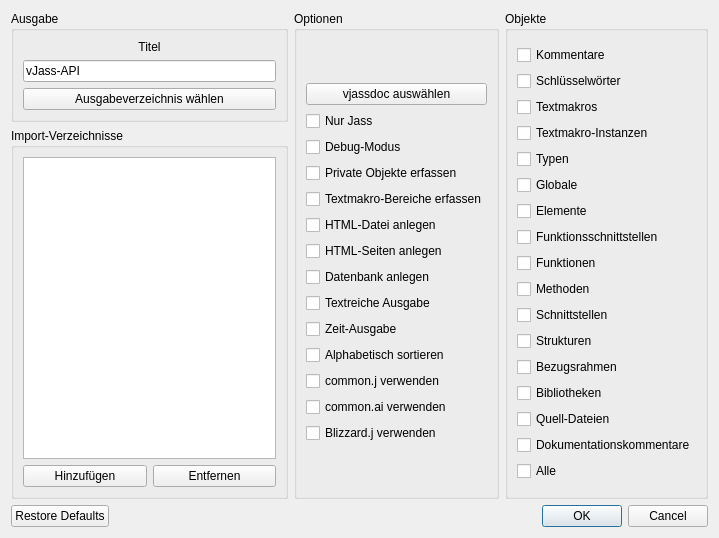
<ui version="4.0" >
 <author>Tamino Dauth</author>
 <class>VjassdocDialog</class>
 <widget class="QDialog" name="VjassdocDialog" >
  <property name="windowModality" >
   <enum>Qt::NonModal</enum>
  </property>
  <property name="geometry" >
   <rect>
    <x>0</x>
    <y>0</y>
    <width>719</width>
    <height>538</height>
   </rect>
  </property>
  <property name="windowTitle" >
   <string>API-Dokumentation erstellen</string>
  </property>
  <property name="windowIcon" >
   <iconset resource="../vjasside.qrc" >:/images/vjasside.png</iconset>
  </property>
  <property name="modal" >
   <bool>true</bool>
  </property>
  <layout class="QGridLayout" >
   <item row="0" column="0" >
    <widget class="QGroupBox" name="titleGroupBox" >
     <property name="title" >
      <string>Ausgabe</string>
     </property>
     <layout class="QGridLayout" >
      <item row="0" column="0" >
       <layout class="QVBoxLayout" >
        <item>
         <widget class="QLabel" name="titleLabel" >
          <property name="text" >
           <string>Titel</string>
          </property>
          <property name="alignment" >
           <set>Qt::AlignCenter</set>
          </property>
         </widget>
        </item>
        <item>
         <widget class="QLineEdit" name="titleLineEdit" >
          <property name="text" >
           <string>vJass-API</string>
          </property>
         </widget>
        </item>
        <item>
         <widget class="QPushButton" name="chooseDirPushButton" >
          <property name="text" >
           <string>Ausgabeverzeichnis wählen</string>
          </property>
         </widget>
        </item>
       </layout>
      </item>
     </layout>
    </widget>
   </item>
   <item rowspan="2" row="0" column="1" >
    <widget class="QGroupBox" name="optionsGroupBox" >
     <property name="title" >
      <string>Optionen</string>
     </property>
     <layout class="QGridLayout" >
      <item row="0" column="0" >
       <layout class="QVBoxLayout" >
        <item>
         <widget class="QPushButton" name="selectVjassdocPushButton" >
          <property name="text" >
           <string>vjassdoc auswählen</string>
          </property>
         </widget>
        </item>
        <item>
         <widget class="QCheckBox" name="jassCheckBox" >
          <property name="text" >
           <string>Nur Jass</string>
          </property>
          <property name="checked" >
           <bool>false</bool>
          </property>
          <property name="tristate" >
           <bool>false</bool>
          </property>
         </widget>
        </item>
        <item>
         <widget class="QCheckBox" name="debugCheckBox" >
          <property name="text" >
           <string>Debug-Modus</string>
          </property>
         </widget>
        </item>
        <item>
         <widget class="QCheckBox" name="privateCheckBox" >
          <property name="text" >
           <string>Private Objekte erfassen</string>
          </property>
         </widget>
        </item>
        <item>
         <widget class="QCheckBox" name="textmacrosCheckBox" >
          <property name="text" >
           <string>Textmakro-Bereiche erfassen</string>
          </property>
          <property name="checked" >
           <bool>false</bool>
          </property>
         </widget>
        </item>
        <item>
         <widget class="QCheckBox" name="htmlCheckBox" >
          <property name="text" >
           <string>HTML-Datei anlegen</string>
          </property>
          <property name="checked" >
           <bool>false</bool>
          </property>
         </widget>
        </item>
        <item>
         <widget class="QCheckBox" name="pagesCheckBox" >
          <property name="text" >
           <string>HTML-Seiten anlegen</string>
          </property>
          <property name="checked" >
           <bool>false</bool>
          </property>
         </widget>
        </item>
        <item>
         <widget class="QCheckBox" name="databaseCheckBox" >
          <property name="text" >
           <string>Datenbank anlegen</string>
          </property>
         </widget>
        </item>
        <item>
         <widget class="QCheckBox" name="verboseCheckBox" >
          <property name="text" >
           <string>Textreiche Ausgabe</string>
          </property>
         </widget>
        </item>
        <item>
         <widget class="QCheckBox" name="timeCheckBox" >
          <property name="text" >
           <string>Zeit-Ausgabe</string>
          </property>
         </widget>
        </item>
        <item>
         <widget class="QCheckBox" name="alphabeticalCheckBox" >
          <property name="text" >
           <string>Alphabetisch sortieren</string>
          </property>
          <property name="checked" >
           <bool>false</bool>
          </property>
         </widget>
        </item>
        <item>
         <widget class="QCheckBox" name="useCommonjCheckBox" >
          <property name="toolTip" >
           <string>Die common.j-Datei enthält die Deklarationen aller nativen Grundfunktionen der Skriptsprache Jass.</string>
          </property>
          <property name="text" >
           <string>common.j verwenden</string>
          </property>
         </widget>
        </item>
        <item>
         <widget class="QCheckBox" name="useCommonaiCheckBox" >
          <property name="toolTip" >
           <string>Die common.ai-Datei enthält alle standardmäßigen Funktionen bezüglich der künstlichen Intelligenz in Warcraft 3.</string>
          </property>
          <property name="text" >
           <string>common.ai verwenden</string>
          </property>
         </widget>
        </item>
        <item>
         <widget class="QCheckBox" name="useBlizzardjCheckBox" >
          <property name="text" >
           <string>Blizzard.j verwenden</string>
          </property>
         </widget>
        </item>
       </layout>
      </item>
     </layout>
    </widget>
   </item>
   <item rowspan="2" row="0" column="2" >
    <widget class="QGroupBox" name="objectGroupBox" >
     <property name="title" >
      <string>Objekte</string>
     </property>
     <layout class="QGridLayout" >
      <item row="0" column="0" >
       <layout class="QVBoxLayout" >
        <item>
         <widget class="QCheckBox" name="commentCheckBox" >
          <property name="text" >
           <string>Kommentare</string>
          </property>
         </widget>
        </item>
        <item>
         <widget class="QCheckBox" name="keywordCheckBox" >
          <property name="text" >
           <string>Schlüsselwörter</string>
          </property>
         </widget>
        </item>
        <item>
         <widget class="QCheckBox" name="textMacroCheckBox" >
          <property name="text" >
           <string>Textmakros</string>
          </property>
         </widget>
        </item>
        <item>
         <widget class="QCheckBox" name="textMacroInstanceCheckBox" >
          <property name="text" >
           <string>Textmakro-Instanzen</string>
          </property>
         </widget>
        </item>
        <item>
         <widget class="QCheckBox" name="typeCheckBox" >
          <property name="text" >
           <string>Typen</string>
          </property>
         </widget>
        </item>
        <item>
         <widget class="QCheckBox" name="globalCheckBox" >
          <property name="text" >
           <string>Globale</string>
          </property>
         </widget>
        </item>
        <item>
         <widget class="QCheckBox" name="memberCheckBox" >
          <property name="text" >
           <string>Elemente</string>
          </property>
         </widget>
        </item>
        <item>
         <widget class="QCheckBox" name="functionInterfaceCheckBox" >
          <property name="text" >
           <string>Funktionsschnittstellen</string>
          </property>
         </widget>
        </item>
        <item>
         <widget class="QCheckBox" name="functionCheckBox" >
          <property name="text" >
           <string>Funktionen</string>
          </property>
         </widget>
        </item>
        <item>
         <widget class="QCheckBox" name="methodCheckBox" >
          <property name="text" >
           <string>Methoden</string>
          </property>
         </widget>
        </item>
        <item>
         <widget class="QCheckBox" name="interfaceCheckBox" >
          <property name="text" >
           <string>Schnittstellen</string>
          </property>
         </widget>
        </item>
        <item>
         <widget class="QCheckBox" name="structCheckBox" >
          <property name="text" >
           <string>Strukturen</string>
          </property>
         </widget>
        </item>
        <item>
         <widget class="QCheckBox" name="scopeCheckBox" >
          <property name="text" >
           <string>Bezugsrahmen</string>
          </property>
         </widget>
        </item>
        <item>
         <widget class="QCheckBox" name="libraryCheckBox" >
          <property name="text" >
           <string>Bibliotheken</string>
          </property>
         </widget>
        </item>
        <item>
         <widget class="QCheckBox" name="sourceFileCheckBox" >
          <property name="text" >
           <string>Quell-Dateien</string>
          </property>
         </widget>
        </item>
        <item>
         <widget class="QCheckBox" name="docCommentCheckBox" >
          <property name="text" >
           <string>Dokumentationskommentare</string>
          </property>
         </widget>
        </item>
        <item>
         <widget class="QCheckBox" name="allCheckBox" >
          <property name="text" >
           <string>Alle</string>
          </property>
         </widget>
        </item>
       </layout>
      </item>
     </layout>
    </widget>
   </item>
   <item row="1" column="0" >
    <widget class="QGroupBox" name="importDirsGroupBox" >
     <property name="title" >
      <string>Import-Verzeichnisse</string>
     </property>
     <layout class="QGridLayout" >
      <item row="0" column="0" >
       <widget class="QListWidget" name="importDirListWidget" >
        <property name="selectionMode" >
         <enum>QAbstractItemView::MultiSelection</enum>
        </property>
       </widget>
      </item>
      <item row="1" column="0" >
       <layout class="QHBoxLayout" >
        <item>
         <widget class="QPushButton" name="addImportDirPushButton" >
          <property name="maximumSize" >
           <size>
            <width>16777215</width>
            <height>16777215</height>
           </size>
          </property>
          <property name="text" >
           <string>Hinzufügen</string>
          </property>
          <property name="icon" >
           <iconset resource="../vjasside.qrc" >:/images/actions/list-add.png</iconset>
          </property>
         </widget>
        </item>
        <item>
         <widget class="QPushButton" name="removeImportDirsPushButton" >
          <property name="maximumSize" >
           <size>
            <width>16777215</width>
            <height>16777215</height>
           </size>
          </property>
          <property name="text" >
           <string>Entfernen</string>
          </property>
          <property name="icon" >
           <iconset resource="../vjasside.qrc" >:/images/actions/list-remove.png</iconset>
          </property>
         </widget>
        </item>
       </layout>
      </item>
     </layout>
    </widget>
   </item>
   <item row="2" column="0" colspan="3" >
    <widget class="QDialogButtonBox" name="buttonBox" >
     <property name="standardButtons" >
      <set>QDialogButtonBox::Cancel|QDialogButtonBox::NoButton|QDialogButtonBox::Ok|QDialogButtonBox::RestoreDefaults</set>
     </property>
    </widget>
   </item>
  </layout>
 </widget>
 <resources>
  <include location="../vjasside.qrc" />
 </resources>
 <connections>
  <connection>
   <sender>htmlCheckBox</sender>
   <signal>clicked(bool)</signal>
   <receiver>pagesCheckBox</receiver>
   <slot>setEnabled(bool)</slot>
   <hints>
    <hint type="sourcelabel" >
     <x>477</x>
     <y>229</y>
    </hint>
    <hint type="destinationlabel" >
     <x>477</x>
     <y>261</y>
    </hint>
   </hints>
  </connection>
  <connection>
   <sender>buttonBox</sender>
   <signal>accepted()</signal>
   <receiver>VjassdocDialog</receiver>
   <slot>accept()</slot>
   <hints>
    <hint type="sourcelabel" >
     <x>592</x>
     <y>518</y>
    </hint>
    <hint type="destinationlabel" >
     <x>543</x>
     <y>538</y>
    </hint>
   </hints>
  </connection>
  <connection>
   <sender>buttonBox</sender>
   <signal>rejected()</signal>
   <receiver>VjassdocDialog</receiver>
   <slot>reject()</slot>
   <hints>
    <hint type="sourcelabel" >
     <x>503</x>
     <y>518</y>
    </hint>
    <hint type="destinationlabel" >
     <x>489</x>
     <y>472</y>
    </hint>
   </hints>
  </connection>
  <connection>
   <sender>allCheckBox</sender>
   <signal>clicked(bool)</signal>
   <receiver>docCommentCheckBox</receiver>
   <slot>setChecked(bool)</slot>
   <hints>
    <hint type="sourcelabel" >
     <x>535</x>
     <y>480</y>
    </hint>
    <hint type="destinationlabel" >
     <x>515</x>
     <y>454</y>
    </hint>
   </hints>
  </connection>
  <connection>
   <sender>allCheckBox</sender>
   <signal>clicked(bool)</signal>
   <receiver>sourceFileCheckBox</receiver>
   <slot>setChecked(bool)</slot>
   <hints>
    <hint type="sourcelabel" >
     <x>603</x>
     <y>482</y>
    </hint>
    <hint type="destinationlabel" >
     <x>554</x>
     <y>428</y>
    </hint>
   </hints>
  </connection>
  <connection>
   <sender>allCheckBox</sender>
   <signal>clicked(bool)</signal>
   <receiver>libraryCheckBox</receiver>
   <slot>setChecked(bool)</slot>
   <hints>
    <hint type="sourcelabel" >
     <x>603</x>
     <y>482</y>
    </hint>
    <hint type="destinationlabel" >
     <x>583</x>
     <y>401</y>
    </hint>
   </hints>
  </connection>
  <connection>
   <sender>allCheckBox</sender>
   <signal>clicked(bool)</signal>
   <receiver>scopeCheckBox</receiver>
   <slot>setChecked(bool)</slot>
   <hints>
    <hint type="sourcelabel" >
     <x>603</x>
     <y>482</y>
    </hint>
    <hint type="destinationlabel" >
     <x>608</x>
     <y>373</y>
    </hint>
   </hints>
  </connection>
  <connection>
   <sender>allCheckBox</sender>
   <signal>clicked(bool)</signal>
   <receiver>structCheckBox</receiver>
   <slot>setChecked(bool)</slot>
   <hints>
    <hint type="sourcelabel" >
     <x>603</x>
     <y>482</y>
    </hint>
    <hint type="destinationlabel" >
     <x>593</x>
     <y>345</y>
    </hint>
   </hints>
  </connection>
  <connection>
   <sender>allCheckBox</sender>
   <signal>clicked(bool)</signal>
   <receiver>interfaceCheckBox</receiver>
   <slot>setChecked(bool)</slot>
   <hints>
    <hint type="sourcelabel" >
     <x>603</x>
     <y>482</y>
    </hint>
    <hint type="destinationlabel" >
     <x>616</x>
     <y>316</y>
    </hint>
   </hints>
  </connection>
  <connection>
   <sender>allCheckBox</sender>
   <signal>clicked(bool)</signal>
   <receiver>methodCheckBox</receiver>
   <slot>setChecked(bool)</slot>
   <hints>
    <hint type="sourcelabel" >
     <x>603</x>
     <y>482</y>
    </hint>
    <hint type="destinationlabel" >
     <x>564</x>
     <y>292</y>
    </hint>
   </hints>
  </connection>
  <connection>
   <sender>allCheckBox</sender>
   <signal>clicked(bool)</signal>
   <receiver>functionCheckBox</receiver>
   <slot>setChecked(bool)</slot>
   <hints>
    <hint type="sourcelabel" >
     <x>603</x>
     <y>482</y>
    </hint>
    <hint type="destinationlabel" >
     <x>533</x>
     <y>259</y>
    </hint>
   </hints>
  </connection>
  <connection>
   <sender>allCheckBox</sender>
   <signal>clicked(bool)</signal>
   <receiver>functionInterfaceCheckBox</receiver>
   <slot>setChecked(bool)</slot>
   <hints>
    <hint type="sourcelabel" >
     <x>603</x>
     <y>482</y>
    </hint>
    <hint type="destinationlabel" >
     <x>605</x>
     <y>242</y>
    </hint>
   </hints>
  </connection>
  <connection>
   <sender>allCheckBox</sender>
   <signal>clicked(bool)</signal>
   <receiver>memberCheckBox</receiver>
   <slot>setChecked(bool)</slot>
   <hints>
    <hint type="sourcelabel" >
     <x>603</x>
     <y>482</y>
    </hint>
    <hint type="destinationlabel" >
     <x>613</x>
     <y>217</y>
    </hint>
   </hints>
  </connection>
  <connection>
   <sender>allCheckBox</sender>
   <signal>clicked(bool)</signal>
   <receiver>globalCheckBox</receiver>
   <slot>setChecked(bool)</slot>
   <hints>
    <hint type="sourcelabel" >
     <x>603</x>
     <y>482</y>
    </hint>
    <hint type="destinationlabel" >
     <x>541</x>
     <y>190</y>
    </hint>
   </hints>
  </connection>
  <connection>
   <sender>allCheckBox</sender>
   <signal>clicked(bool)</signal>
   <receiver>typeCheckBox</receiver>
   <slot>setChecked(bool)</slot>
   <hints>
    <hint type="sourcelabel" >
     <x>603</x>
     <y>482</y>
    </hint>
    <hint type="destinationlabel" >
     <x>544</x>
     <y>161</y>
    </hint>
   </hints>
  </connection>
  <connection>
   <sender>allCheckBox</sender>
   <signal>clicked(bool)</signal>
   <receiver>textMacroInstanceCheckBox</receiver>
   <slot>setChecked(bool)</slot>
   <hints>
    <hint type="sourcelabel" >
     <x>603</x>
     <y>482</y>
    </hint>
    <hint type="destinationlabel" >
     <x>566</x>
     <y>122</y>
    </hint>
   </hints>
  </connection>
  <connection>
   <sender>allCheckBox</sender>
   <signal>clicked(bool)</signal>
   <receiver>textMacroCheckBox</receiver>
   <slot>setChecked(bool)</slot>
   <hints>
    <hint type="sourcelabel" >
     <x>603</x>
     <y>482</y>
    </hint>
    <hint type="destinationlabel" >
     <x>582</x>
     <y>105</y>
    </hint>
   </hints>
  </connection>
  <connection>
   <sender>allCheckBox</sender>
   <signal>clicked(bool)</signal>
   <receiver>keywordCheckBox</receiver>
   <slot>setChecked(bool)</slot>
   <hints>
    <hint type="sourcelabel" >
     <x>603</x>
     <y>482</y>
    </hint>
    <hint type="destinationlabel" >
     <x>603</x>
     <y>84</y>
    </hint>
   </hints>
  </connection>
  <connection>
   <sender>allCheckBox</sender>
   <signal>clicked(bool)</signal>
   <receiver>commentCheckBox</receiver>
   <slot>setChecked(bool)</slot>
   <hints>
    <hint type="sourcelabel" >
     <x>603</x>
     <y>482</y>
    </hint>
    <hint type="destinationlabel" >
     <x>615</x>
     <y>55</y>
    </hint>
   </hints>
  </connection>
 </connections>
</ui>
